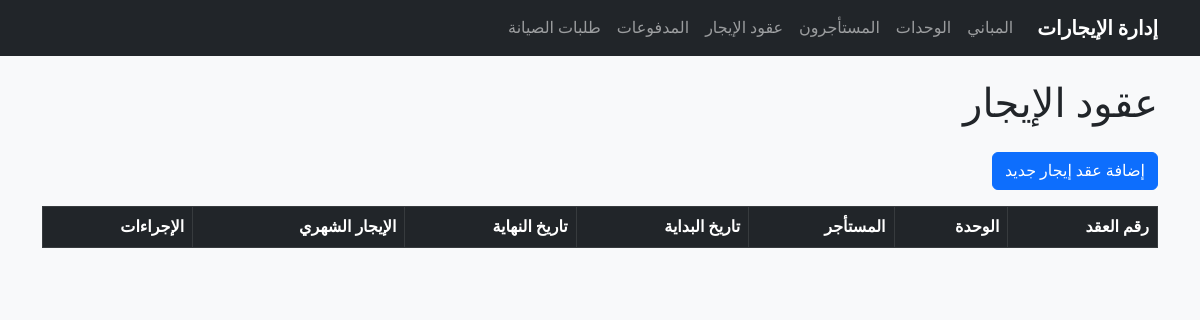
Page /rental/leases/ on the earlier database version.
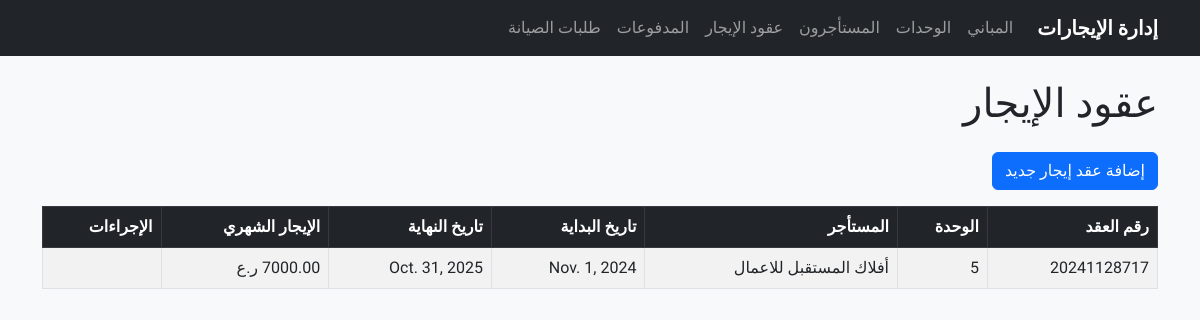
Same page on the later database version.
### rental/models.py (models this page shows, shortened)
class Lease(models.Model):
    contract_number = models.CharField(
      max_length=20,
      unique=True,
      verbose_name="رقم العقد"
    )
    unit = models.OneToOneField(
      Unit,
      on_delete=models.CASCADE,
      verbose_name="الوحدة"
    )
    tenant = models.ForeignKey(
      Tenant,
      on_delete=models.CASCADE,
      verbose_name="المستأجر"
    )
    start_date = models.DateField(
      verbose_name="تاريخ بداية العقد"
    )
    end_date = models.DateField(
      verbose_name="تاريخ نهاية العقد"
    )
    duration_months = models.PositiveIntegerField(
      verbose_name="مدة العقد (بالشهور)"
    )
    monthly_rent = models.DecimalField(
      max_digits=10,
      decimal_places=2,
      verbose_name="الإيجار الشهري (ريال عماني)"
    )
    deposit = models.DecimalField(
      max_digits=10,
      decimal_places=2,
      verbose_name="المقدم (ريال عماني)"
    )
    contract_file = models.FileField(
      upload_to="contracts",
      blank=True,
      null=True,
      verbose_name="ملف العقد"
    )
    is_active = models.BooleanField(
      default=True,
      verbose_name="العقد نشط"
    )
    class Meta:
        verbose_name = "عقد إيجار"
        verbose_name_plural = "عقود الإيجار"
        ordering = ['start_date']

class Unit(models.Model):
    building = models.ForeignKey(
      Building,
      on_delete=models.CASCADE,
      related_name="units",
      verbose_name=_("المبني"),
    )
    unit_number = models.CharField(
      max_length=10,
      unique=True,
      verbose_name="رقم الوحدة"
    )
    unit_type = models.CharField(
      max_length=10,
      choices=UNIT_TYPE_CHOICES,
      verbose_name="نوع الوحدة"
    )
    floor_number = models.PositiveIntegerField(
      verbose_name="رقم الطابق"
    )
    size = models.FloatField(
      verbose_name="المساحة بالمتر المربع"
    )
    rent_price = models.DecimalField(
      max_digits=10,
      decimal_places=2,
      verbose_name="سعر الإيجار الشهري (ريال عماني)"
    )
    electricity_meter_number = models.CharField(
      max_length=50,
      blank=True,
      null=True,
      verbose_name="رقم عداد الكهرباء"
    )
    water_meter_number = models.CharField(
      max_length=50,
      blank=True,
      null=True,
      verbose_name="رقم عداد المياه"
    )
    status = models.CharField(
      max_length=15,
      choices=UNIT_STATUS_CHOICES,
      default='available',
      verbose_name="حالة الوحدة"
    )
    description = models.TextField(
      blank=True,
      null=True,
      verbose_name="وصف الوحدة"
    )
    class Meta:
        verbose_name = "وحدة"
        verbose_name_plural = "الوحدات"
        ordering = ['unit_number']

class Tenant(models.Model):
    name = models.CharField(
      max_length=100,
      verbose_name="اسم المستأجر"
    )
    phone_number = models.CharField(
      max_length=15,
      verbose_name="رقم الهاتف"
    )
    email = models.EmailField(
      blank=True,
      null=True,
      verbose_name="البريد الإلكتروني"
    )
    national_id = models.CharField(
      max_length=15,
      unique=True,
      verbose_name="رقم البطاقة المدنية"
    )
    address = models.CharField(
      max_length=255,
      verbose_name="عنوان الإقامة"
    )
    notes = models.TextField(
      blank=True,
      null=True,
      verbose_name="ملاحظات إضافية"
    )
    class Meta:
        verbose_name = "مستأجر"
        verbose_name_plural = "المستأجرون"
        ordering = ['name']

### rental/views.py (the view)
# urls.py: path('leases/', views.LeaseListView.as_view(), name='lease_list'),
class LeaseListView(ListView):
    model = Lease
    template_name = "rental/leases/lease_list.html"
    context_object_name = "leases"
    ordering = ['-start_date']
    paginate_by = 10

### rental/templates/rental/leases/lease_list.html (shortened to what this page needs)
{% extends 'rental/base.html' %}
{% block content %}
<h1 class="mb-4">عقود الإيجار</h1>
<a href="{% url 'rental:add_lease' %}" class="btn btn-primary mb-3">إضافة عقد إيجار جديد</a>
<table class="table table-bordered table-striped">
  <thead class="table-dark">
    <tr>
      <th>رقم العقد</th>
      <th>الوحدة</th>
      <th>المستأجر</th>
      <th>تاريخ البداية</th>
      <th>تاريخ النهاية</th>
      <th>الإيجار الشهري</th>
      <th>الإجراءات</th>
    </tr>
  </thead>
  <tbody>
    {% for lease in leases %}
    <tr>
      <td>{{ lease.contract_number }}</td>
      <td>{{ lease.unit.unit_number }}</td>
      <td>{{ lease.tenant.name }}</td>
      <td>{{ lease.start_date }}</td>
      <td>{{ lease.end_date }}</td>
      <td>{{ lease.monthly_rent }} ر.ع</td>
      <td>
      </td>
    </tr>
    {% endfor %}
  </tbody>
</table>
{% endblock %}

### rental/templates/rental/base.html (shortened to what this page needs)
<!DOCTYPE html>
<html lang="ar" dir="rtl">
<head>
    <link href="https://cdn.jsdelivr.net/npm/bootstrap@5.3.0-alpha1/dist/css/bootstrap.rtl.min.css" rel="stylesheet">
</head>
<body>
    {% include 'rental/navbar.html' %}
    <div class="container mt-4">
        {% block content %}
        {% endblock %}
    </div>
</body>
</html>

### rental/templates/rental/navbar.html (shortened to what this page needs)
<nav class="navbar navbar-expand-lg navbar-dark bg-dark">
    <div class="container">
        <a class="navbar-brand" href="{% url 'rental:building_list' %}"> إدارة الإيجارات</a>
        <div class="collapse navbar-collapse" id="navbarNav">
            <ul class="navbar-nav me-auto">
                <li class="nav-item">
                    <a class="nav-link" href="{% url 'rental:building_list' %}">المباني</a>
                </li>
                <li class="nav-item">
                    <a class="nav-link" href="{% url 'rental:unit_list' %}">الوحدات</a>
                </li>
                <li class="nav-item">
                    <a class="nav-link" href="{% url 'rental:tenant_list' %}">المستأجرون</a>
                </li>
                <li class="nav-item">
                    <a class="nav-link" href="{% url 'rental:lease_list' %}">عقود الإيجار</a>
                </li>
                <li class="nav-item">
                    <a class="nav-link" href="{% url 'rental:payment_list' %}"> المدفوعات</a>
                </li>
                <li class="nav-item">
                    <a class="nav-link" href="{% url 'rental:maintenance_request_list' %}">طلبات الصيانة</a>
                </li>
            </ul>
        </div>
    </div>
</nav>

### rental/templates/rental/base.html (style rules this page uses)
body { font-family: 'Tajawal', sans-serif; background-color: #f8f9fa; }
.navbar-brand { font-weight: bold; }

Differences in the rows shown:
added Lease: contract_number "20241128717", unit.unit_number "5", tenant.name "أفلاك المستقبل للاعمال", start_date "Nov. 1, 2024", end_date "Oct. 31, 2025", monthly_rent "7000.00"
